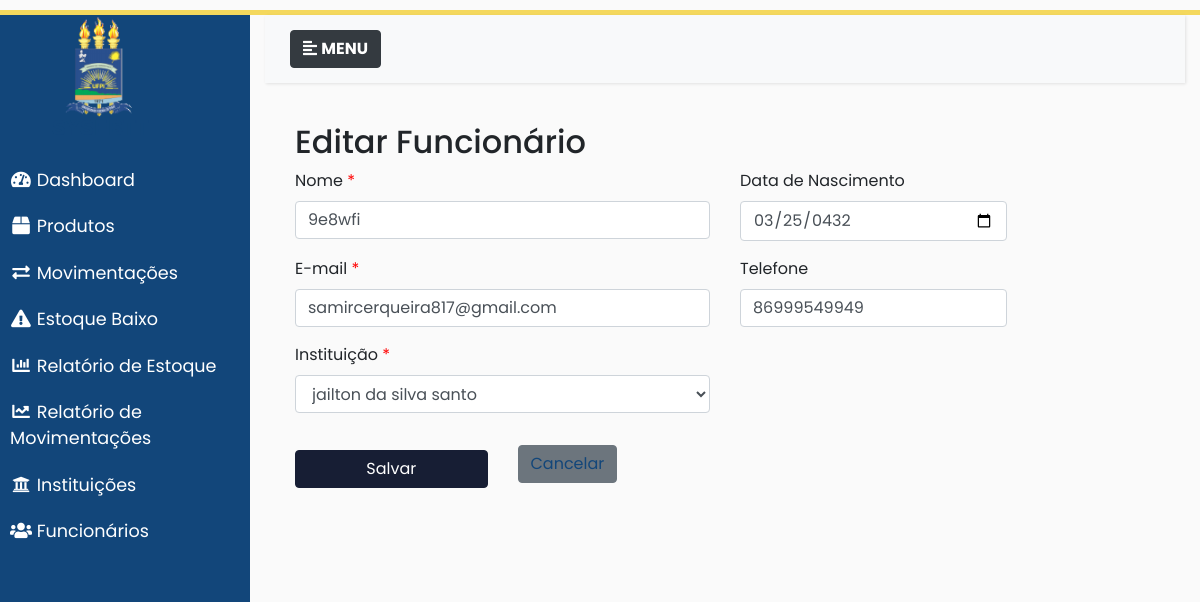
Page /funcionarios/editar/3/ on the committed database.
### almoxarifado/models.py (models this page shows, shortened)
class Funcionario(models.Model):
    nome = models.CharField(max_length=100)
    data_nascimento = models.DateField()
    email = models.EmailField(unique=True)
    telefone = models.CharField(max_length=20)
    instituicao = models.ForeignKey(Instituicao, on_delete=models.CASCADE)
    ativo = models.BooleanField(default=True)
    data_criacao = models.DateTimeField(auto_now_add=True, null=True, blank=True)
    class Meta:
        ordering = ['nome']

### almoxarifado/views/funcionarios_views.py (the view, shortened to what this page needs)
# urls.py: path('funcionarios/editar/<int:pk>/', funcionarios_views.editar_funcionarios, name='editar_funcionarios'),
def editar_funcionarios(request, pk):
    funcionario = get_object_or_404(Funcionario, pk=pk)
    erros = {}
    val = {
        'nome': funcionario.nome,
        'data_nascimento': funcionario.data_nascimento,
        'email': funcionario.email,
        'telefone': funcionario.telefone,
        'instituicao': funcionario.instituicao.id if funcionario.instituicao else '',
    }
    instituicoes = Instituicao.objects.all()
    return render(
        request,
        'funcionario/editar.html',
        {'funcionario': funcionario, 'erros': erros, 'val': val, 'instituicoes': instituicoes}
    )

### almoxarifado/templates/funcionario/editar.html (shortened to what this page needs)
{% extends 'base.html' %}
{% block content %}
<div class="container-fluid">
    <div class="row">
        <div class="col-lg-12">
            <h2 class="page-header">Editar Funcionário</h2>
        </div>
    </div>
    <div class="funcionario form">
        <form method="post" class="form-horizontal">
            <div class="row">
                <div class="col-lg-6 form-group">
                    <label for="id_nome" class="control-label required">Nome</label>
                    <input type="text" name="nome" id="id_nome" class="form-control" required
                           value="{{ val.nome|default_if_none:'' }}">
                </div>
                <div class="col-lg-4 form-group">
                    <label for="id_data_nascimento" class="control-label">Data de Nascimento</label>
                    <input type="date" name="data_nascimento" id="id_data_nascimento" class="form-control"
                           value="{{ val.data_nascimento|date:'Y-m-d' }}">
                </div>
                <div class="col-lg-6 form-group">
                    <label for="id_email" class="control-label required">E-mail</label>
                    <input type="email" name="email" id="id_email" class="form-control" required
                           value="{{ val.email|default_if_none:'' }}">
                </div>
                <div class="col-lg-4 form-group">
                    <label for="id_telefone" class="control-label">Telefone</label>
                    <input type="text" name="telefone" id="id_telefone" class="form-control"
                           value="{{ val.telefone|default_if_none:'' }}">
                </div>
                <div class="col-lg-6 form-group">
                    <label for="id_instituicao" class="control-label required">Instituição</label>
                    <select name="instituicao" id="id_instituicao" class="form-control" required>
                        {% for inst in instituicoes %}
                            <option value="{{ inst.id }}" {% if val.instituicao == inst.id %}selected{% endif %}>
                                {{ inst.nome }}
                            </option>
                        {% endfor %}
                    </select>
                </div>
            </div>
            <div class="row mt-3">
                <div class="col-lg-3 form-group">
                    <button type="submit" class="btn btn-primary colorprimarybtn">Salvar</button>
                </div>
                <div class="col-lg-3 form-group">
                    <a href="{% url 'lista_funcionarios' %}" class="btn btn-secondary">Cancelar</a>
                </div>
            </div>
        </form>
    </div>
</div>
{% endblock %}

### static/css/style.css (style rules this page uses)
:root { --colorbasic: #12467a; --colorbasic2: #171e34; --colortext: #FFF; --colortext-menu: #FFF; }
body { font-family: 'Poppins', sans-serif; background: #fafafa; height: 100%; }
.colorprimarybtn { background-color: var(--colorbasic2); border-color: var(--colorbasic2) !important; color: var(--colortext); margin-top: 5px; min-width: 100%; }
.required:after { content:" *"; color: red; }
a, a:hover, a:focus { color: inherit; text-decoration: none; transition: all 0.3s; }
a:link, a:visited { text-decoration: none; color: var(--colorbasic); }
.container-fluid { min-width: 300px; }

### rows in the picture
Funcionario: nome "9e8wfi", data_nascimento "03/25/0432", email "samircerqueira817@gmail.com", telefone "86999549949"

### other values in the picture
form field instituicao "jailton da silva santo"
